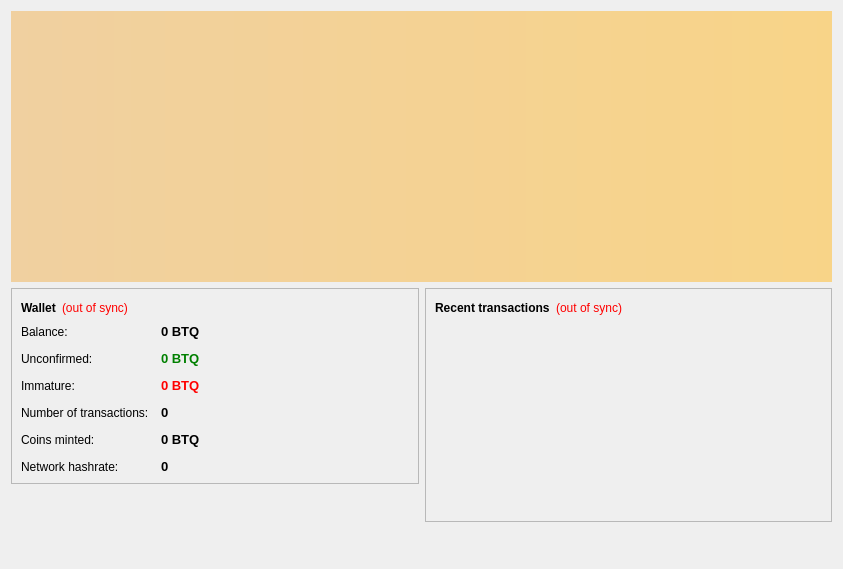
<?xml version="1.0" encoding="UTF-8"?>
<ui version="4.0">
 <class>OverviewPage</class>
 <widget class="QWidget" name="OverviewPage">
  <property name="geometry">
   <rect>
    <x>0</x>
    <y>0</y>
    <width>843</width>
    <height>569</height>
   </rect>
  </property>
  <property name="windowTitle">
   <string>Form</string>
  </property>
  <layout class="QVBoxLayout" name="topLayout" stretch="1,1">
   <item>
    <widget class="QLabel" name="labelAlerts">
     <property name="visible">
      <bool>false</bool>
     </property>
     <property name="styleSheet">
      <string notr="true">background-color: qlineargradient(x1: 0, y1: 0, x2: 1, y2: 0, stop:0 #F0D0A0, stop:1 #F8D488); color:#000000; </string>
     </property>
     <property name="wordWrap">
      <bool>true</bool>
     </property>
     <property name="margin">
      <number>3</number>
     </property>
    </widget>
   </item>
   <item>
    <widget class="QFrame" name="frameMain">
     <property name="styleSheet">
      <string notr="true"/>
     </property>
     <layout class="QHBoxLayout" name="horizontalLayout" stretch="1,1">
      <property name="leftMargin">
       <number>0</number>
      </property>
      <property name="topMargin">
       <number>0</number>
      </property>
      <property name="rightMargin">
       <number>0</number>
      </property>
      <property name="bottomMargin">
       <number>0</number>
      </property>
      <item>
       <layout class="QVBoxLayout" name="verticalLayout_2">
        <item>
         <widget class="QFrame" name="frame">
          <property name="frameShape">
           <enum>QFrame::StyledPanel</enum>
          </property>
          <property name="frameShadow">
           <enum>QFrame::Raised</enum>
          </property>
          <layout class="QVBoxLayout" name="verticalLayout_4">
           <item>
            <layout class="QHBoxLayout" name="horizontalLayout_4">
             <item>
              <widget class="QLabel" name="label_5">
               <property name="font">
                <font>
                 <weight>75</weight>
                 <bold>true</bold>
                </font>
               </property>
               <property name="styleSheet">
                <string notr="true"/>
               </property>
               <property name="text">
                <string>Wallet</string>
               </property>
              </widget>
             </item>
             <item>
              <widget class="QLabel" name="labelWalletStatus">
               <property name="toolTip">
                <string>&lt;html&gt;&lt;head/&gt;&lt;body&gt;&lt;p&gt;The displayed information may be out of date. Your wallet automatically synchronizes with the BitQuark network after a connection is established, but this process has not completed yet.&lt;/p&gt;&lt;/body&gt;&lt;/html&gt;</string>
               </property>
               <property name="styleSheet">
                <string notr="true">QLabel { color: red; }</string>
               </property>
               <property name="text">
                <string notr="true">(out of sync)</string>
               </property>
               <property name="alignment">
                <set>Qt::AlignLeading|Qt::AlignLeft|Qt::AlignVCenter</set>
               </property>
              </widget>
             </item>
             <item>
              <spacer name="horizontalSpacer_2">
               <property name="orientation">
                <enum>Qt::Horizontal</enum>
               </property>
               <property name="sizeHint" stdset="0">
                <size>
                 <width>40</width>
                 <height>20</height>
                </size>
               </property>
              </spacer>
             </item>
            </layout>
           </item>
           <item>
            <layout class="QFormLayout" name="formLayout_2">
             <property name="fieldGrowthPolicy">
              <enum>QFormLayout::AllNonFixedFieldsGrow</enum>
             </property>
             <property name="horizontalSpacing">
              <number>12</number>
             </property>
             <property name="verticalSpacing">
              <number>12</number>
             </property>
             <item row="0" column="0">
              <widget class="QLabel" name="label">
               <property name="styleSheet">
                <string notr="true"/>
               </property>
               <property name="text">
                <string>Balance:</string>
               </property>
              </widget>
             </item>
             <item row="0" column="1">
              <widget class="QLabel" name="labelBalance">
               <property name="font">
                <font>
                 <pointsize>10</pointsize>
                 <weight>75</weight>
                 <bold>true</bold>
                </font>
               </property>
               <property name="cursor">
                <cursorShape>IBeamCursor</cursorShape>
               </property>
               <property name="toolTip">
                <string>Your current balance</string>
               </property>
               <property name="styleSheet">
                <string notr="true"/>
               </property>
               <property name="text">
                <string notr="true">0 BTQ</string>
               </property>
               <property name="textInteractionFlags">
                <set>Qt::LinksAccessibleByMouse|Qt::TextSelectableByKeyboard|Qt::TextSelectableByMouse</set>
               </property>
              </widget>
             </item>
             <item row="1" column="0">
              <widget class="QLabel" name="label_3">
               <property name="styleSheet">
                <string notr="true"/>
               </property>
               <property name="text">
                <string>Unconfirmed:</string>
               </property>
              </widget>
             </item>
             <item row="1" column="1">
              <widget class="QLabel" name="labelUnconfirmed">
               <property name="font">
                <font>
                 <pointsize>10</pointsize>
                 <weight>75</weight>
                 <bold>true</bold>
                </font>
               </property>
               <property name="cursor">
                <cursorShape>IBeamCursor</cursorShape>
               </property>
               <property name="toolTip">
                <string>Total of transactions that have yet to be confirmed, and do not yet count toward the current balance</string>
               </property>
               <property name="styleSheet">
                <string notr="true">QLabel { color: green; }</string>
               </property>
               <property name="text">
                <string notr="true">0 BTQ</string>
               </property>
               <property name="textInteractionFlags">
                <set>Qt::LinksAccessibleByMouse|Qt::TextSelectableByKeyboard|Qt::TextSelectableByMouse</set>
               </property>
              </widget>
             </item>
             <item row="2" column="0">
              <widget class="QLabel" name="labelImmatureText">
               <property name="styleSheet">
                <string notr="true"/>
               </property>
               <property name="text">
                <string>Immature:</string>
               </property>
              </widget>
             </item>
             <item row="2" column="1">
              <widget class="QLabel" name="labelImmature">
               <property name="font">
                <font>
                 <pointsize>10</pointsize>
                 <weight>75</weight>
                 <bold>true</bold>
                </font>
               </property>
               <property name="toolTip">
                <string>Mined balance that has not yet matured</string>
               </property>
               <property name="styleSheet">
                <string notr="true">QLabel { color: red; }</string>
               </property>
               <property name="text">
                <string notr="true">0 BTQ</string>
               </property>
               <property name="textInteractionFlags">
                <set>Qt::LinksAccessibleByMouse|Qt::TextSelectableByKeyboard|Qt::TextSelectableByMouse</set>
               </property>
              </widget>
             </item>
             <item row="3" column="0">
              <widget class="QLabel" name="label_2">
               <property name="text">
                <string>Number of transactions:</string>
               </property>
              </widget>
             </item>
             <item row="3" column="1">
              <widget class="QLabel" name="labelNumTransactions">
               <property name="font">
                <font>
                 <pointsize>10</pointsize>
                 <weight>75</weight>
                 <bold>true</bold>
                </font>
               </property>
               <property name="toolTip">
                <string>Total number of transactions in wallet</string>
               </property>
               <property name="text">
                <string>0</string>
               </property>
              </widget>
             </item>
             <item row="4" column="0">
              <widget class="QLabel" name="label_6">
               <property name="text">
                <string>Coins minted:</string>
               </property>
              </widget>
             </item>
             <item row="4" column="1">
              <widget class="QLabel" name="labelTotalCoins">
               <property name="font">
                <font>
                 <pointsize>10</pointsize>
                 <weight>75</weight>
                 <bold>true</bold>
                </font>
               </property>
               <property name="text">
                <string>0 BTQ</string>
               </property>
              </widget>
             </item>
             <item row="5" column="0">
              <widget class="QLabel" name="label_8">
               <property name="text">
                <string>Network hashrate:</string>
               </property>
              </widget>
             </item>
             <item row="5" column="1">
              <widget class="QLabel" name="labelHashrate">
               <property name="font">
                <font>
                 <pointsize>10</pointsize>
                 <weight>75</weight>
                 <bold>true</bold>
                </font>
               </property>
               <property name="text">
                <string>0</string>
               </property>
              </widget>
             </item>
            </layout>
           </item>
          </layout>
         </widget>
        </item>
        <item>
         <widget class="QLabel" name="label_wallet_bgcoin">
          <property name="text">
           <string/>
          </property>
          <property name="pixmap">
           <pixmap resource="../bitcoin.qrc">:/images/wallet_bgcoin</pixmap>
          </property>
          <property name="scaledContents">
           <bool>false</bool>
          </property>
          <property name="alignment">
           <set>Qt::AlignCenter</set>
          </property>
          <property name="margin">
           <number>2</number>
          </property>
          <property name="indent">
           <number>-1</number>
          </property>
         </widget>
        </item>
        <item>
         <spacer name="verticalSpacer">
          <property name="orientation">
           <enum>Qt::Vertical</enum>
          </property>
          <property name="sizeType">
           <enum>QSizePolicy::Expanding</enum>
          </property>
          <property name="sizeHint" stdset="0">
           <size>
            <width>20</width>
            <height>15</height>
           </size>
          </property>
         </spacer>
        </item>
       </layout>
      </item>
      <item>
       <layout class="QVBoxLayout" name="verticalLayout_3">
        <item>
         <widget class="QFrame" name="frame_2">
          <property name="frameShape">
           <enum>QFrame::StyledPanel</enum>
          </property>
          <property name="frameShadow">
           <enum>QFrame::Raised</enum>
          </property>
          <layout class="QVBoxLayout" name="verticalLayout">
           <item>
            <layout class="QHBoxLayout" name="horizontalLayout_2">
             <item>
              <widget class="QLabel" name="label_4">
               <property name="styleSheet">
                <string notr="true"/>
               </property>
               <property name="text">
                <string>&lt;b&gt;Recent transactions&lt;/b&gt;</string>
               </property>
              </widget>
             </item>
             <item>
              <widget class="QLabel" name="labelTransactionsStatus">
               <property name="toolTip">
                <string>&lt;html&gt;&lt;head/&gt;&lt;body&gt;&lt;p&gt;The displayed information may be out of date. Your wallet automatically synchronizes with the BitQuark network after a connection is established, but this process has not completed yet.&lt;/p&gt;&lt;/body&gt;&lt;/html&gt;</string>
               </property>
               <property name="styleSheet">
                <string notr="true">QLabel { color: red; }</string>
               </property>
               <property name="text">
                <string notr="true">(out of sync)</string>
               </property>
               <property name="alignment">
                <set>Qt::AlignRight|Qt::AlignTrailing|Qt::AlignVCenter</set>
               </property>
              </widget>
             </item>
             <item>
              <spacer name="horizontalSpacer">
               <property name="orientation">
                <enum>Qt::Horizontal</enum>
               </property>
               <property name="sizeHint" stdset="0">
                <size>
                 <width>40</width>
                 <height>20</height>
                </size>
               </property>
              </spacer>
             </item>
            </layout>
           </item>
           <item>
            <widget class="QListView" name="listTransactions">
             <property name="styleSheet">
              <string notr="true">QListView { background: transparent; }</string>
             </property>
             <property name="frameShape">
              <enum>QFrame::NoFrame</enum>
             </property>
             <property name="verticalScrollBarPolicy">
              <enum>Qt::ScrollBarAlwaysOff</enum>
             </property>
             <property name="horizontalScrollBarPolicy">
              <enum>Qt::ScrollBarAlwaysOff</enum>
             </property>
             <property name="selectionMode">
              <enum>QAbstractItemView::NoSelection</enum>
             </property>
            </widget>
           </item>
          </layout>
         </widget>
        </item>
        <item>
         <spacer name="verticalSpacer_2">
          <property name="orientation">
           <enum>Qt::Vertical</enum>
          </property>
          <property name="sizeHint" stdset="0">
           <size>
            <width>20</width>
            <height>40</height>
           </size>
          </property>
         </spacer>
        </item>
       </layout>
      </item>
     </layout>
    </widget>
   </item>
  </layout>
 </widget>
 <resources>
  <include location="../bitcoin.qrc"/>
 </resources>
 <connections/>
</ui>
